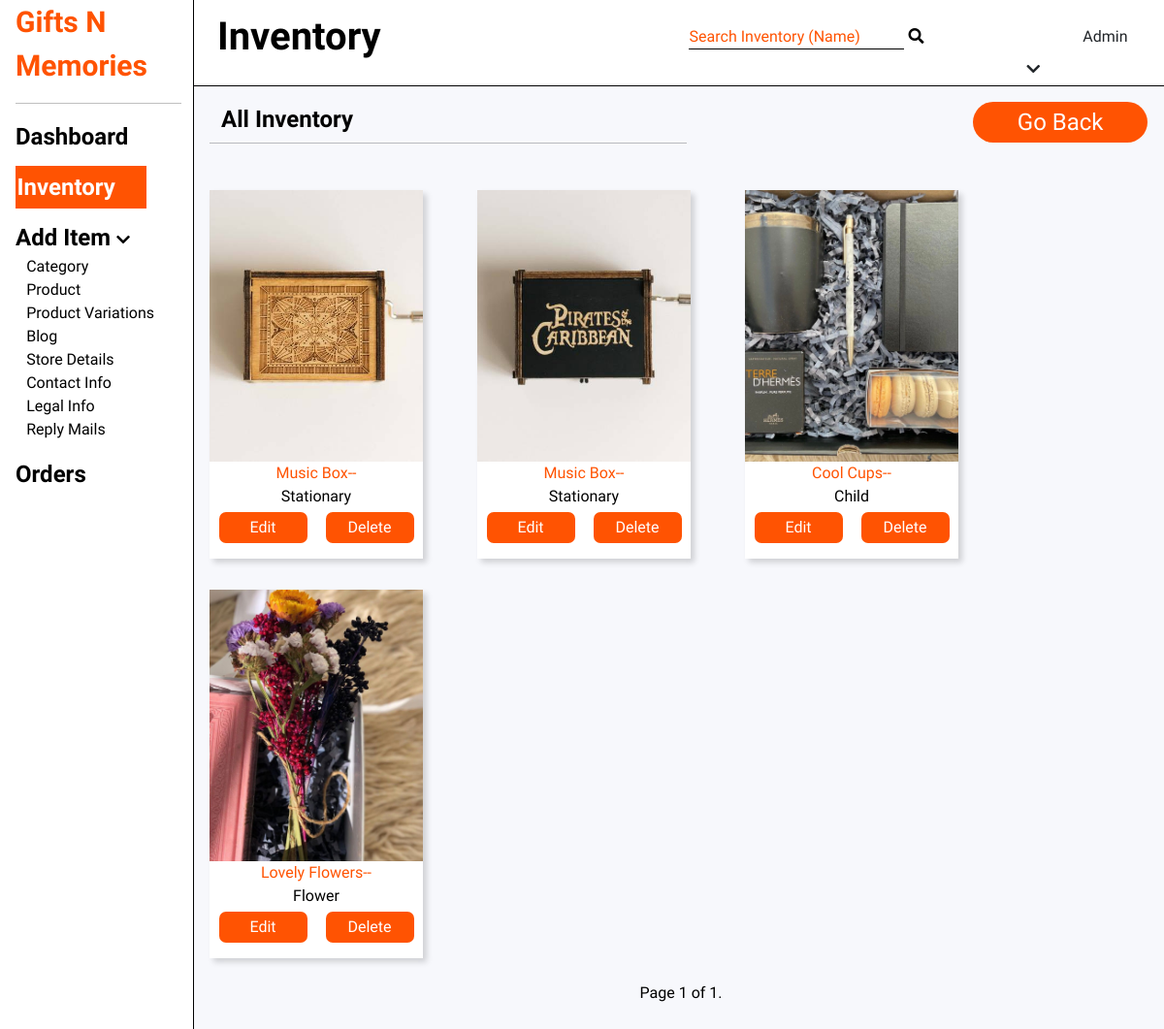
The page /seller/all-inventory/ (signed in) on the database its author committed.
### product/models.py (models this page shows, shortened)
class ProductVariation(models.Model):
    product = models.ForeignKey(
        Product, on_delete=models.CASCADE, related_name='productVariations')
    slug = models.CharField(max_length=350, null=True, blank=True)
    itemNumber = models.PositiveIntegerField(
        unique=True, null=True, blank=True)
    name = models.CharField(max_length=500, null=True, blank=True)
    variant = models.ForeignKey(Variant, on_delete=models.CASCADE)
    image1 = models.ImageField( upload_to=product_variation_image)
    image2 = models.ImageField(
        upload_to=product_variation_image, null=True, blank=True)
    price = models.PositiveIntegerField()
    discountPrice = models.PositiveIntegerField(null=True, blank=True)
    stock = models.PositiveIntegerField(default=10)
    class Meta:
        verbose_name_plural='8. Product Variants'

class Product(models.Model):
    category = models.ForeignKey(
        Category, on_delete=models.CASCADE, related_name='categoryProducts')
    brand = models.ForeignKey(
        Brand, on_delete=models.CASCADE, related_name='brandProducts')
    name = models.CharField(max_length=250, unique=True)
    description = models.CharField(max_length=350, null=True, blank=True,
                                   default='lorem ipsum lorem ipsum lorem ipsum lorem ipsum')
    feature1 = models.CharField(max_length=250, null=True, blank=True,
                                default='lorem ipsum lorem ipsum lorem ipsum lorem ipsum')
    feature2 = models.CharField(max_length=250, null=True, blank=True,
                                default='lorem ipsum lorem ipsum lorem ipsum lorem ipsum')
    feature3 = models.CharField(max_length=250, null=True, blank=True,
                                default='lorem ipsum lorem ipsum lorem ipsum lorem ipsum')
    active = models.BooleanField(default=True)
    image = models.ImageField(upload_to=product_image)
    class Meta:
        verbose_name_plural='7. Products'

class Category(models.Model):
    name = models.CharField(max_length=100, unique=True)
    class Meta:
        verbose_name_plural='1. Categories'

### seller/views.py (the view)
# urls.py: path('all-inventory/', AllInventoryListView.as_view(), name='all-inventory'),
class AllInventoryListView(generic.ListView):
    model = ProductVariation
    template_name = 'seller/inventory-list.html'
    context_object_name = 'products'
    paginate_by = 12
    extra_context ={'inv_type':'All'}
    def get_queryset(self, *args, **kwargs):
        return ProductVariation.objects.all()

### seller/templates/seller/inventory-list.html (shortened to what this page needs)
{% extends 'seller-base.html' %}
{% load static %}
{% block dash-title %} Inventory{% endblock %}
{% block search-bar %}
<form class="dash-page-search-bar" id='inventory-form' action="{% url 'seller:inventory-search' %}" method="GET">
        <input type="search" placeholder="Search Inventory (Name)" name="q">
        <button>
            <i class="fas fa-search cat-search-icon"></i>
        </button>
</form>
{% endblock %}
{% block dash-content %}
<div class="pad-2">
    <div class="row">
        <p class="dash-second-heading heading-3-black">{{inv_type}} Inventory {{cat_name}}</p>
        {% if 'subcategory' in request.path %}
        <a href="{% url 'seller:subcategory-list' name=cat_name %}" class="go-back-btn heading-3-regular-white" type="button">Go Back</a>
        {% else %}
        <a href="{% url 'seller:inventory' %}" class="go-back-btn heading-3-regular-white" type="button">Go Back</a>
        {% endif %}
    </div>
    <hr class="simple-hr">
    <div class="row mb-4">
        {% if products %}
        {% for product in products %}
            <div class="inventory-card">
                <div class="inv-card-img">
                    <a href="">
                        {% if product.image1 %}
                        <img src="{{product.image1.url}}" alt="">
                            {% else %}
                        <img src="{% static 'images/demo image.jpg' %}" alt="">
                            {% endif %}
                    </a>
                </div>
                <div class="inv-card-info text-center">
                    <a href="">
                    <p class="body-orange cat-card-head">{{product.product.name|truncatechars:15}}-{{product.color}}-{{product.size.size}}</p>
                    </a>
                    <p class="cat-card-cat">{{product.product.category.name}}</p>
                    <div class="row justify-content-around mt-1 pb-2">
                        <a href="{% url 'seller:product-update' pk=product.id %}" type="button" class="w-fit">
                            Edit
                        </a>
                        <a href="{% url 'seller:product-delete' pk=product.id %}" type="button" class="w-fit">
                            Delete
                        </a>
                    </div>
                </div>
            </div>
            {% endfor %}
            {% else %}
            <p>Oops, No products to show</p>
            {% endif %}
    </div>
    <div class="col-md-12 text-center">
        <div class="row d-flex no-gutters justify-content-center mb-5 mt-4 w-fit mx-auto">
            <div class="pagination">
              <span class="step-links">
                  <span class="current">
                      Page {{ page_obj.number }} of {{ page_obj.paginator.num_pages }}.
                  </span>
              </span>
            </div>
          </div>
    </div>
</div>
{% endblock %}

### static/assets/css/seller.css (style rules this page uses)
body { overflow-x: hidden; font-family: 'Raleway', sans-serif; color: black; background-color: var(--gray-bg) !important; height: 100%; }
:root { --light-black:#2f2a23; --black: #000000; --dark-orange:#ff5302; --orange:#fe8d01; --yellow:#ffd202; --faded-orange:#fe8d01; --faded-yellow:#ffd202; --gray-bg:#f7f8fc; --dark-gray:#707070; --white:#ffffff; --gradient-yellow:#FFD202; --gradient-orange:#FE8D01; --header-height: 40px; --nav-height:60px; --header-logo-height:140px; --header-search-height:60px; --bread-height:80px; }
.row { margin: 0; }
a { color: black; text-decoration: none; }
p { margin-bottom:0; }
.w-fit { width: fit-content; }
.simple-hr { width: 50%; margin-top:0; }
.dash-page-search-bar { width:40%; margin-top:auto !important; margin-bottom: auto !important; }
.dash-page-search-bar input[type='search']::placeholder { color:var(--dark-orange); }
.dash-page-search-bar input[type='search'] { border:none; border-bottom: 1px solid black; outline: none; }
.dash-page-search-bar input[type='search'], .dash-page-search-bar button { height:100%; padding: 3px 1px; margin-top:auto !important; margin-bottom: auto !important; }
.dash-page-search-bar button { background:transparent !important; border:none; }
:root { --cat-card-height:337px; --cat-card-width: 260px; --cat-card-img-height: 280px; --cat-card-info-height:calc(var(--cat-card-height) - var(--cat-card-img-height)); --inv-card-height: 380px; --inv-card-width: 220px; --inv-card-img-height: 280px; }
.inventory-card { margin-right: 3.5rem; margin-top: 2rem; height: var(--inv-card-height); width: var(--inv-card-width); background: white; padding:0; box-shadow: 4px 4px 6px rgb(0,0,0,0.16); }
.inventory-card img { width: var(--inv-card-width); height: var(--inv-card-img-height); object-fit:cover; }
.inventory-card a { color:white; text-decoration: none; background: var(--dark-orange); height: 32px; width: 91px; border-radius: 7px; line-height: 32px; }
.inv-card-img { position: relative; }
.dash-second-heading { width:80%; }
.go-back-btn { width:20%; width: 180px; height: 42px; line-height: 42px; text-align:center; background: var(--dark-orange); text-decoration: none; border-radius:30px; }

### rows shown on the page
ProductVariation: image1 (picture), product.name "Music Box", product.category.name "Stationary"
ProductVariation: image1 (picture), product.name "Music Box", product.category.name "Stationary"
ProductVariation: image1 (picture), product.name "Cool Cups", product.category.name "Child"
ProductVariation: image1 (picture), product.name "Lovely Flowers", product.category.name "Flower"

### other values the page prints
{{ inv_type }} "All"
{{ page_obj.number }} "1"
{{ page_obj.paginator.num_pages }} "1"
